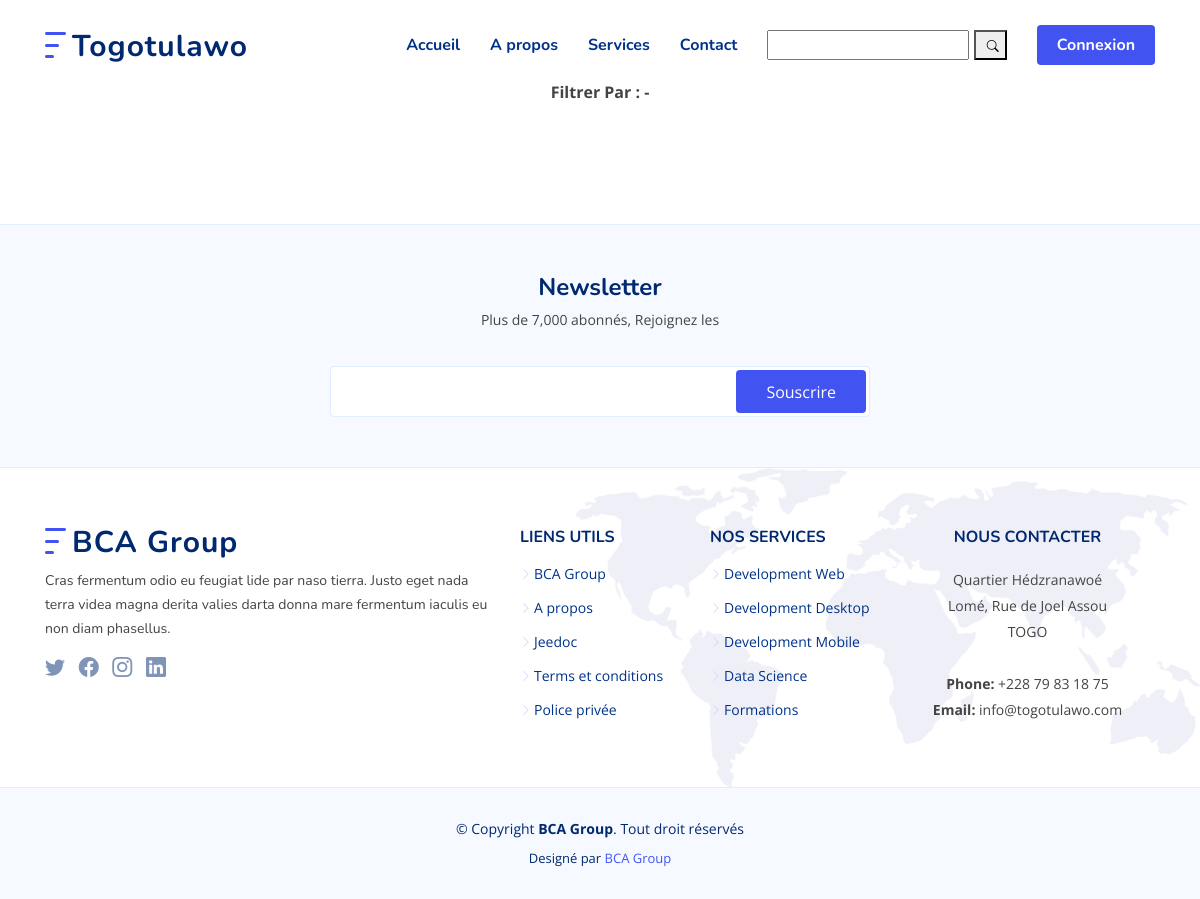
The app's page /categorie/agronomie, older data.
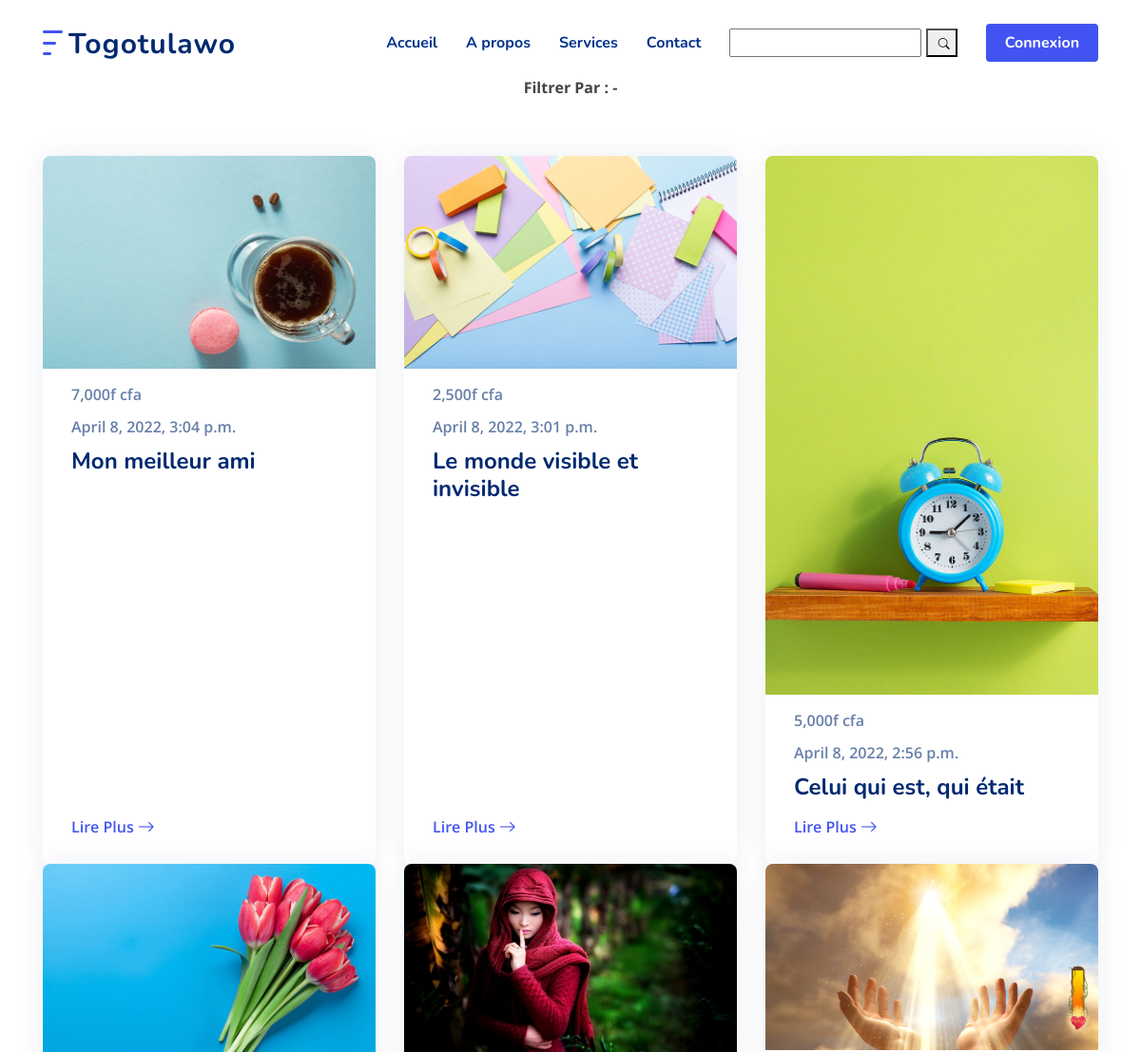
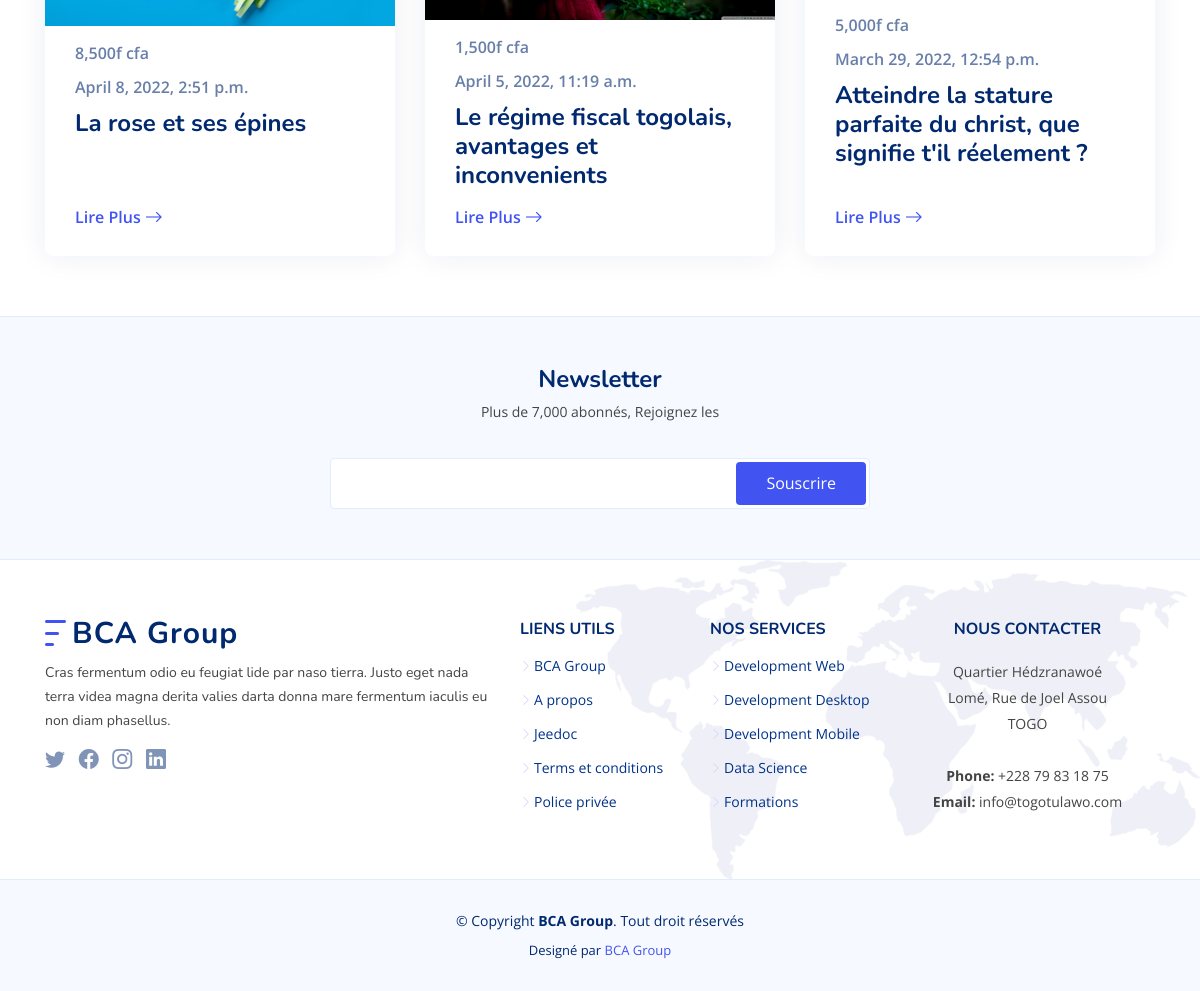
The same page, newer data (2 pictures, top to bottom).
### main/models/article.py (models this page shows, shortened)
class Article(models.Model):
    option =(
        ('Thèse', 'Thèse'),
        ('Mémoire', 'Mémoire'),
        ('Rapport de stage', 'Rapport de stage'),
        ('Document de synthèse', 'Document de synthèse'),
        ('Article', 'Article'),
        ('Livre', 'Livre'),
    )
    class Meta:
        ordering = ["-publish_date"]
        get_latest_by = "publish_date"
    title = models.CharField(max_length=300, unique=True)
    subtitle = models.CharField(max_length=255, blank=True)
    slug = models.SlugField(max_length=300, unique=True)
    contenu = FroalaField()
    couverture = models.ImageField(upload_to='files/couverture')
    auteur = models.ForeignKey(Auteur, null=False, on_delete=models.CASCADE)
    domaine = models.ForeignKey(Categorie, null=False, on_delete=models.CASCADE)
    type = models.CharField(max_length=100, choices=option)
    resource = models.FileField(upload_to="files/resource")
    discount = models.IntegerField(null=False, default=0)
    price = models.IntegerField(null=False)
    is_draft = models.BooleanField(default=True)
    active = models.BooleanField(default=False)
    date_created = models.DateTimeField(auto_now_add=True)
    date_modified = models.DateTimeField(auto_now=True)
    publish_date = models.DateTimeField(auto_now_add=True)

### main/views/articles.py (the view)
# urls.py: path('categorie/<str:slug>', categorie_articles, name = 'categorie'),
def categorie_articles(request, slug):
    categorie = Categorie.objects.get(slug=slug)
    article = Article.objects.filter(domaine=categorie)
    context = {
        "article" : article,
        "categorie" : categorie,
    }
    return render(request, template_name="categorie_article.html", context=context)

### main/templatetags/article_custom_tags.py (called while the page is built)
@register.filter
def cfa(price):
    return f'{price}f cfa'

### main/templates/categorie_article.html
{% extends 'main_base.html' %}
{% load article_custom_tags %}
{% load humanize %}
{% block content %}
<section id="recent-blog-posts" class="recent-blog-posts">
    <div class="container" data-aos="fade-up">
      <header class="section-header">
        <div class="card-body">
            <b>Filtrer Par : - </b>
        </div>
      </header>
      <div class="row">
        {% for a in article %}
        <div class="col-lg-4">
          <div class="post-box">
            <div class="post-img"><img src="{{a.couverture.url}}" class="img-fluid" alt=""></div>
            <span class="post-date">{{a.price|intcomma|cfa}}</span>
            <span class="post-date">{{a.publish_date}}</span>
            <h3 class="post-title">{{a.title}}</h3>
            <a href="/article/{{a.slug}}" class="readmore stretched-link mt-auto"><span>Lire Plus</span><i class="bi bi-arrow-right"></i></a>
          </div>
        </div>
        {% endfor %}
      </div>
    </div>
  </section>
{% endblock %}

Row changes from the older to the newer data that the page shows:
now on this page (row edited): Article: couverture (picture), price|cfa "7,000f cfa", publish_date "April 8, 2022, 3:04 p.m.", title "Mon meilleur ami"
now on this page (row edited): Article: couverture (picture), price|cfa "2,500f cfa", publish_date "April 8, 2022, 3:01 p.m.", title "Le monde visible et invisible"
now on this page (row edited): Article: couverture (picture), price|cfa "5,000f cfa", publish_date "April 8, 2022, 2:56 p.m.", title "Celui qui est, qui était"
now on this page (row edited): Article: couverture (picture), price|cfa "8,500f cfa", publish_date "April 8, 2022, 2:51 p.m.", title "La rose et ses épines"
now on this page (row edited): Article: couverture (picture), price|cfa "1,500f cfa", publish_date "April 5, 2022, 11:19 a.m.", title "Le régime fiscal togolais, avantages et inconvenients"
now on this page (row edited): Article: couverture (picture), price|cfa "5,000f cfa", publish_date "March 29, 2022, 12:54 p.m.", title "Atteindre la stature parfaite du christ, que signifie t'il réelement ?"
